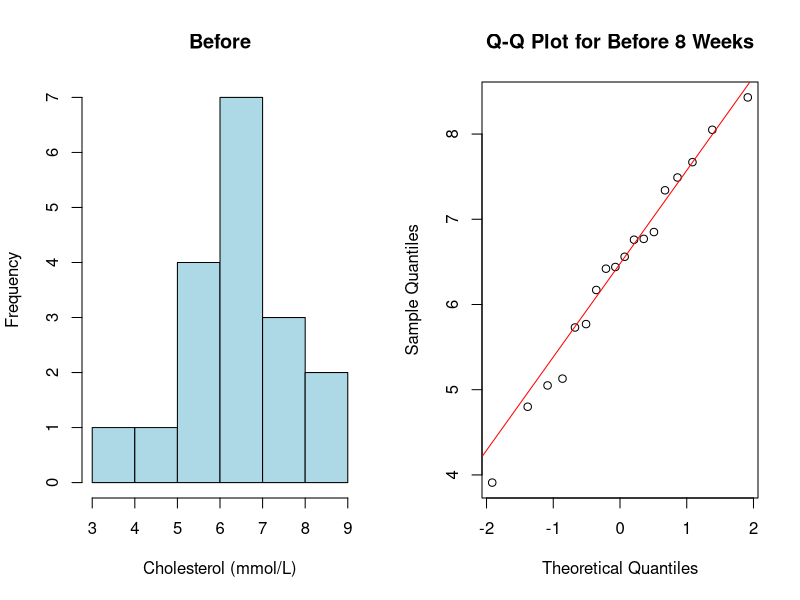
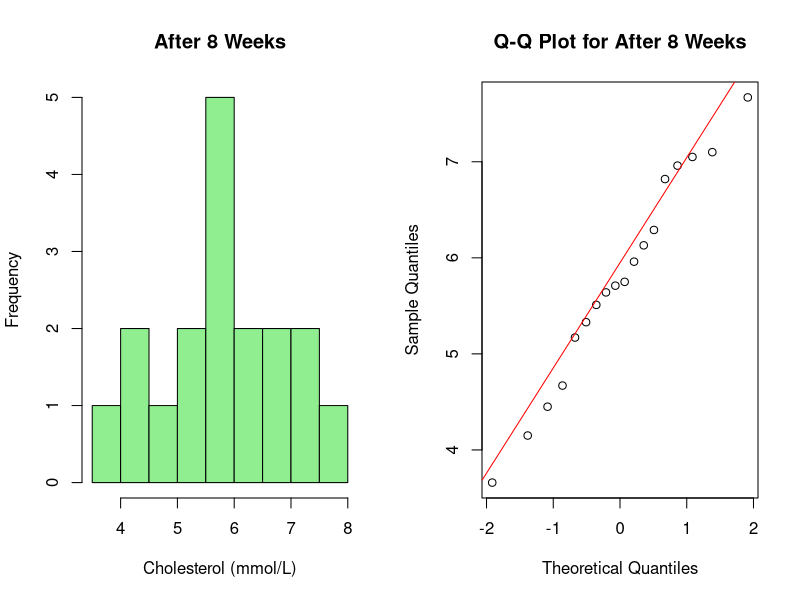
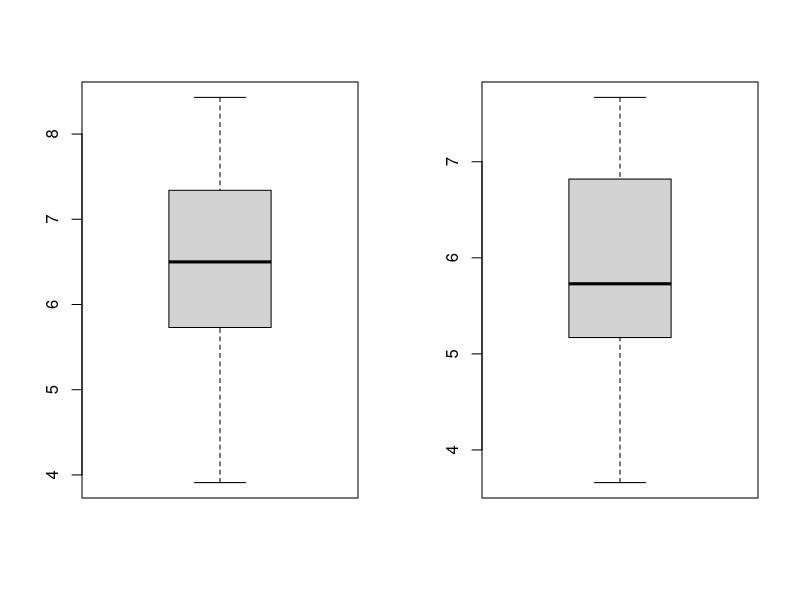
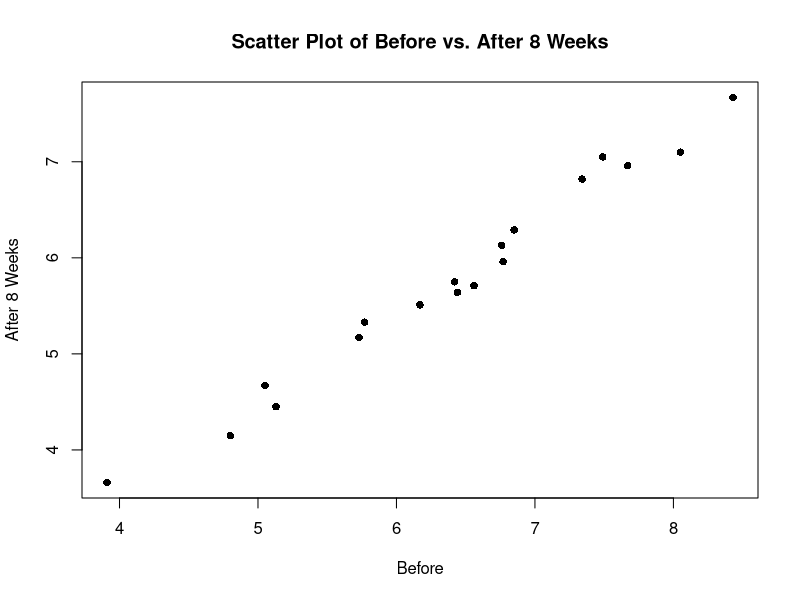

Write R code to recreate these figures, in order. (Note: this script raises an error after producing the figures.)
## ---- chunk 1
knitr::opts_chunk$set(echo = TRUE)
# only round 3
options(digits = 3)

knitr::opts_chunk$set(fig.height = 2.5)
## ---- chunk 2
data = read.table('cholesterol.txt', header = TRUE)
# Before
par(mfrow = c(1,2))
hist(data$Before, main="Before", xlab="Cholesterol (mmol/L)", col="lightblue", border="black")
qqnorm(data$Before, main="Q-Q Plot for Before 8 Weeks")
qqline(data$Before, col="red")

# After
hist(data$After8weeks, main="After 8 Weeks", xlab="Cholesterol (mmol/L)", col="lightgreen", border="black")
qqnorm(data$After8weeks, main="Q-Q Plot for After 8 Weeks")
qqline(data$After8weeks, col="red")

# 
## ---- chunk 3
par(mfrow = c(1,2)) 
boxplot(data$Before)
boxplot(data$After8weeks)
par(mfrow = c(1,1))
## ---- chunk 4
plot(data$Before, data$After8weeks,
     main = "Scatter Plot of Before vs. After 8 Weeks",
     xlab = "Before", ylab = "After 8 Weeks",
     col = "black", pch = 16)
## ---- chunk 5

cor.test(data$Before, data$After8weeks, method="pearson")

## ---- chunk 6
t.test(data$Before,data$After8weeks, paired=TRUE)
## ---- chunk 7
mean_difference = function(x,y) {mean(x-y)}

original_diff <- mean(data$Before - data$After8weeks)

B=1000; tstar=numeric(B)

for (i in 1:B) {
  md_star=t(apply(cbind(data$Before,data$After8weeks),1,sample))
  tstar[i]=mean_difference(data$Before,data$After8weeks) 
}

myt = mean_difference(data$Before,data$After8weeks);myt

pl=sum(tstar<myt)/B
pr=sum(tstar>myt)/B
p=2*min(pl,pr); p
## ---- chunk 8
x = data$After8weeks
n = length(x)
x_mean = mean(x)
x_sd = sd(x) 
alpha = 0.03

t = qt(1-alpha/2, df = n-1)

CI_normal = c(
  x_mean - t * (x_sd / sqrt(n)),
  x_mean + t * (x_sd / sqrt(n))
)
cat("Normality 97% confidence interval: [", round(CI_normal[1], 3), 
    ",", round(CI_normal[2], 3), "]\n")
## ---- chunk 9

B = 1000
x_mean = mean(data$After8weeks)
Tstar = numeric(B)
for(i in 1:B){
  Xstar=sample(data$After8weeks,replace=TRUE)
  Tstar[i]=mean(Xstar)
}
Tstar15 = quantile(Tstar, 0.015)
Tstar985 = quantile(Tstar, 0.985)

CI_bootstrap = c(2*x_mean-Tstar985,2*x_mean-Tstar15)
cat("Bootstrap 97% confidence interval: [", round(CI_bootstrap[1], 3), 
    ",", round(CI_bootstrap[2], 3), "]\n")

## ---- chunk 10
n=length(data$After8weeks) # length
t=max(data$After8weeks) # the max of samples
B=1000;
tstar=numeric(B)
theta_values = seq(3, 12, by = 0.1)

p_values = sapply(theta_values, function(theta) {
  tstar = numeric(B)
  for (i in 1:B){
    xstar = runif(n, min = 3, max = theta)
    tstar[i] = max(xstar)
  }
  pl = sum(tstar < t) / B
  pr = sum(tstar > t) / B
  p = 2 * min(pl, pr)
  return(p)
})

# This is to find the range of theta for p > 0.05 
theta_valid = theta_values[p_values > 0.05]

cat("The range of theta for H0 cannot be rejected: [", min(theta_valid), max(theta_valid),  "]\n")


## ---- chunk 11
n = length(data$After8weeks)
below_6 = sum(data$After8weeks < 6);

binom.test(below_6,n,p=0.5,alt="l")
## ---- chunk 12
 wilcox.test(data$After8weeks,mu=6)
## ---- chunk 13
below_4.5 = sum(data$After8weeks <= 4.5)
n = length(data$After8weeks)

# check if percentage of cholesterol levels below 4.5 is greater then 25%
binom.test(below_4.5,n,p=0.25,alt="greater")
## ---- chunk 14
df <- read.table("crops.txt", header = TRUE)
df$County <- as.factor(df$County)
df$Related <- as.factor(df$Related)

shapiro.test(df$Crops)
shapiro.test(df$Size)

## ---- chunk 15
library(car)
leveneTest(Crops ~ County, data = df)
leveneTest(Crops ~ Related, data = df)
leveneTest(Crops ~ County:Related, data = df)
## ---- chunk 16
anova_model1 <- aov(Crops ~ County + Related, data = df) 
summary(anova_model1)
## ---- chunk 17
anova_model2 <- aov(Crops ~ County*Related, data = df) 
summary(anova_model2)
## ---- chunk 18
new_farm <- data.frame(
  County = factor(3, levels = c(1, 2, 3)), 
  Related = factor("no", levels = c("no", "yes"))
)

predicted_crops <- predict(anova_model1, newdata = new_farm, interval = "confidence")
print(predicted_crops)
## ---- chunk 19
TukeyHSD(anova_model2)
## ---- chunk 20
plot(fitted_values1,residuals , main = "Residuals vs. Fitted", 
     xlab = "Fitted Values", ylab = "Residuals", pch = 19)
abline(h = 0, col = "red", lty = 2)

## ---- chunk 21
residuals1 <- resid(anova_model1)
fitted_values1 <- fitted(anova_model1) 
qqnorm(residuals1)
## ---- chunk 22
ancova_main <- aov(Crops ~ County + Related + Size, data = df)
summary(ancova_main)
## ---- chunk 23
ancova_county_size <- aov(Crops ~ County * Size + Related, data = df)
summary(ancova_county_size)
## ---- chunk 24
ancova_related_size <- aov(Crops ~ County + Related * Size, data = df)
summary(ancova_related_size)
## ---- chunk 25
AIC(ancova_main, ancova_county_size, ancova_related_size)
## ---- chunk 26
library(ggplot2)
ggplot(df, aes(x = Size, y = Crops, color = County)) +
  geom_point() +
  geom_smooth(method = "lm", se = FALSE) +
  labs(title = "Effect of Size on Crops Across Counties",
       x = "Farm Size", y = "Crops Yield")
## ---- chunk 27
new_farm <- data.frame(
  County = factor(2, levels = c(1, 2, 3)), 
  Related = factor("yes", levels = c("no", "yes")),
  Size = 165  
)

predicted_crops <- predict(ancova_county_size, newdata = new_farm, interval = "confidence")
print(predicted_crops)

## ---- chunk 28

residuals <- resid(ancova_county_size)
fitted_values <- fitted(ancova_county_size) 
qqnorm(residuals)
qqline(residuals, col = "red")
## ---- chunk 29
plot(fitted_values, residuals, 
     main = "Residuals vs Fitted Values", 
     xlab = "Fitted Values", 
     ylab = "Residuals")
abline(h = 0, col = "red", lty = 2) # Add a horizontal line at 0
## ---- chunk 30
error_variance <- sum(residuals(ancova_county_size)^2) / df.residual(ancova_county_size)
print(error_variance)
